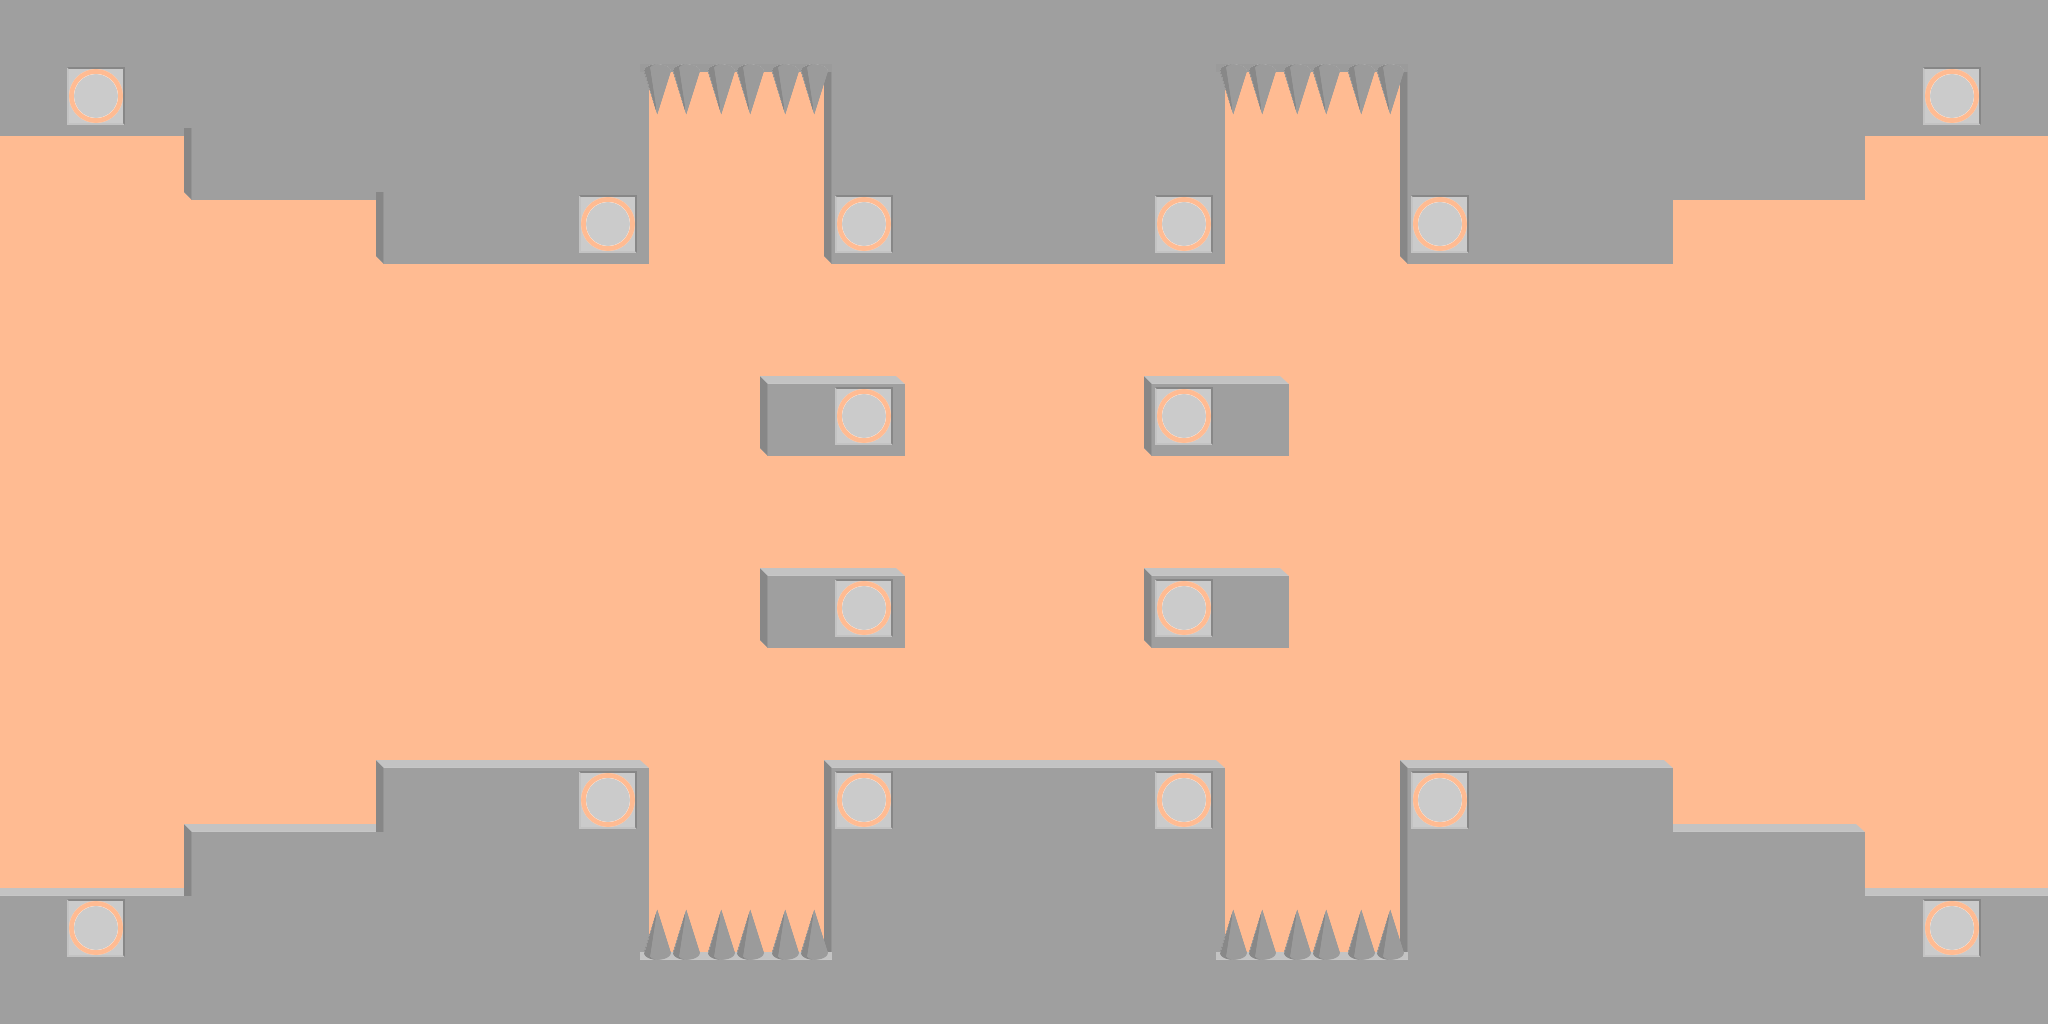

A level layout from a 2D game, rendered from its tile map. Below: a short description, then the map file with tile-grid data replaced by summaries:
An orthogonal 32x16 tile map with 64x64 px tiles, 6 tile layers (borderTop, borderBottom, borderLeft, borderRight, ...).

<map version="1.0" orientation="orthogonal" renderorder="right-down" width="32" height="16" tilewidth="64" tileheight="64" backgroundcolor="#ffbb92" nextobjectid="4">
 <properties>
  <property name="endBottom" value="14" />
  <property name="endTop" value="1" />
  <property name="startBottom" value="14" />
  <property name="startTop" value="1" />
 </properties>
 <tileset firstgid="1" name="boxes_map" tilewidth="64" tileheight="64" tilecount="20">
  <image source="../boxes_map.png" width="320" height="256" />
  <tile id="1">
   <properties>
    <property name="type" value="spike" />
   </properties>
  </tile>
  <tile id="2">
   <properties>
    <property name="type" value="activator" />
   </properties>
  </tile>
  <tile id="3">
   <properties>
    <property name="type" value="spike" />
   </properties>
  </tile>
  <tile id="11">
   <properties>
    <property name="type" value="brick" />
   </properties>
  </tile>
 </tileset>
 <layer name="borderTop" width="32" height="16">
  <data>[512 cells, 34 non-empty, 1 distinct tile ids]</data>
 </layer>
 <layer name="borderBottom" width="32" height="16">
  <data>[512 cells, 34 non-empty, 1 distinct tile ids]</data>
 </layer>
 <layer name="borderLeft" width="32" height="16">
  <data>[512 cells, 20 non-empty, 1 distinct tile ids]</data>
 </layer>
 <layer name="borderRight" width="32" height="16">
  <data>[512 cells, 20 non-empty, 1 distinct tile ids]</data>
 </layer>
 <layer name="borderCorners" width="32" height="16">
  <data>[512 cells, 32 non-empty, 4 distinct tile ids]</data>
 </layer>
 <layer name="level" width="32" height="16">
  <data>[512 cells, 204 non-empty, 4 distinct tile ids]</data>
 </layer>
</map>
